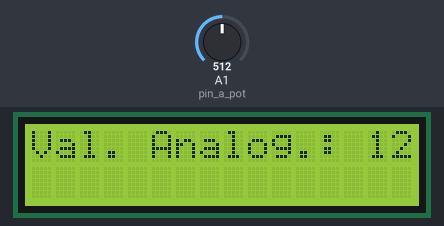
Bench run of a sketch on a simulated Arduino Uno, built with avr-gcc and run on an emulated ATmega328P. Shown: 16×2 character LCD. The test bench sets the inputs (shaded band); at power-on: A1 (pin_a_pot) = 512.

Above: at 1.2 s.
1.3 s: A1 (pin_a_pot) set to 716
At 2.8 s:
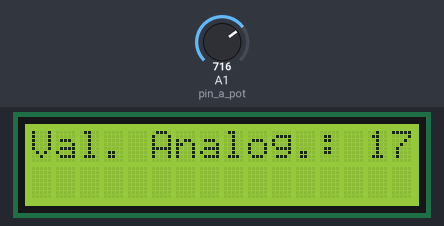
3.1 s: A1 (pin_a_pot) set to 900
At 3.6 s:
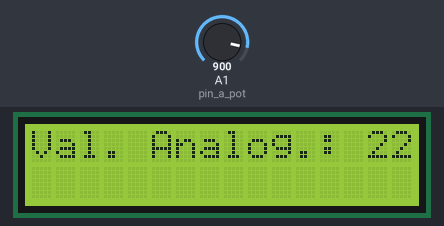
4.6 s: A1 (pin_a_pot) set to 1023
At 5.6 s:
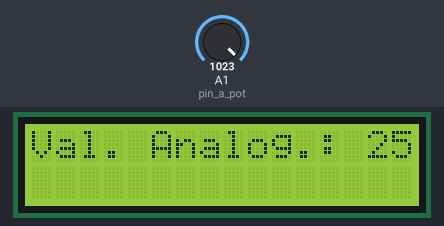
Timing chart, 0 to 7.6 s (numbered marks = the images above; inputs shaded):
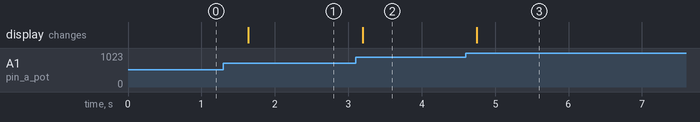

Measured:
- after the input at 1.3 s, the display: changes after 0.34 s (image 1)
- after the input at 3.1 s, the display: changes after 0.10 s (image 2)
- after the input at 4.6 s, the display: changes after 0.15 s (image 3)

The sketch:

Manejo_potenciometro.ino
```cpp
#include <Wire.h>
#include <LiquidCrystal_I2C.h>

//Crear el objeto lcd  dirección  0x3F y 16 columnas x 2 filas
LiquidCrystal_I2C lcd(0x3F,16,2);  //

int pin_a_pot=A1;
int val_pot;

void setup() {
  // Inicializar el LCD
  lcd.init();

  //Encender la luz de fondo.
  lcd.backlight();
}

void loop() {
  val_pot=analogRead(pin_a_pot)/4;
   // Escribimos el número de segundos trascurridos
  lcd.clear();
  lcd.print("Val. Analog.: ");
  lcd.print(val_pot);
  delay(500);
}
```
